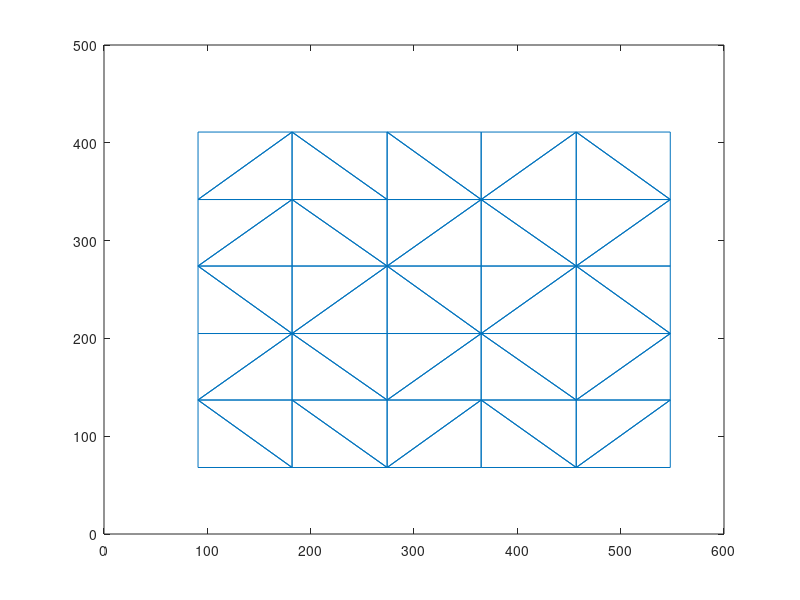

MATLAB code to generate this figure:
clear;
for y=1:6
    for x=1:6
        TestingPositionMatrix(1,(y-1)*6+x)=floor(480/7*y);
        TestingPositionMatrix(2,(y-1)*6+x)=floor(640/7*x);
    end
end
TRI=delaunay(TestingPositionMatrix(2,:),TestingPositionMatrix(1,:));
triplot(TRI,TestingPositionMatrix(2,:),TestingPositionMatrix(1,:));